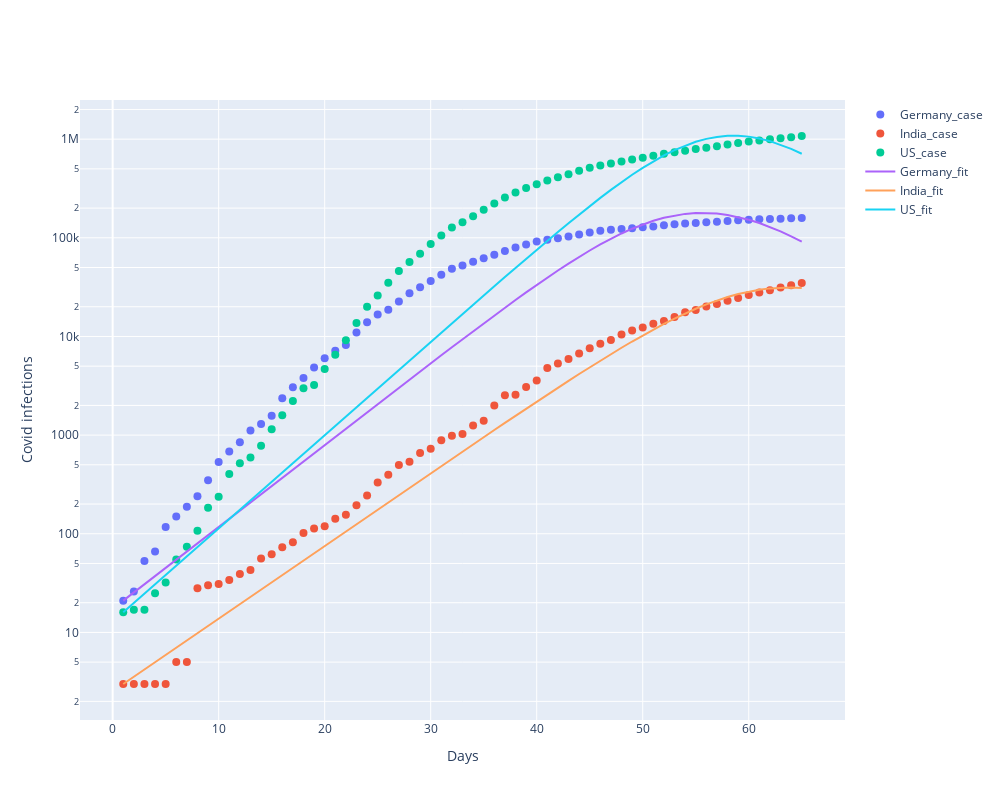

The cell this chart's notebook holds for it:
### Markdown cell above
# Visualization

### Code cell
fig=go.Figure()
for each in country:
    fig.add_trace(go.Scatter(x=df_plot.day,
                             y=df_plot[each+'_case'],
                             mode='markers',
                             marker_size=8,
                             name=each+'_case'
                         ))
for each in country:
    fig.add_trace(go.Scatter(x=df_plot.day,
                             y=df_plot[each+'_fit'],
                             mode='lines',
                             name=each+'_fit'
                         ))

fig.update_layout(
        width=1000,
        height=800,
        xaxis_title="Days",
        yaxis_title="Covid infections",
)
fig.update_yaxes(type="log")
fig.show()
